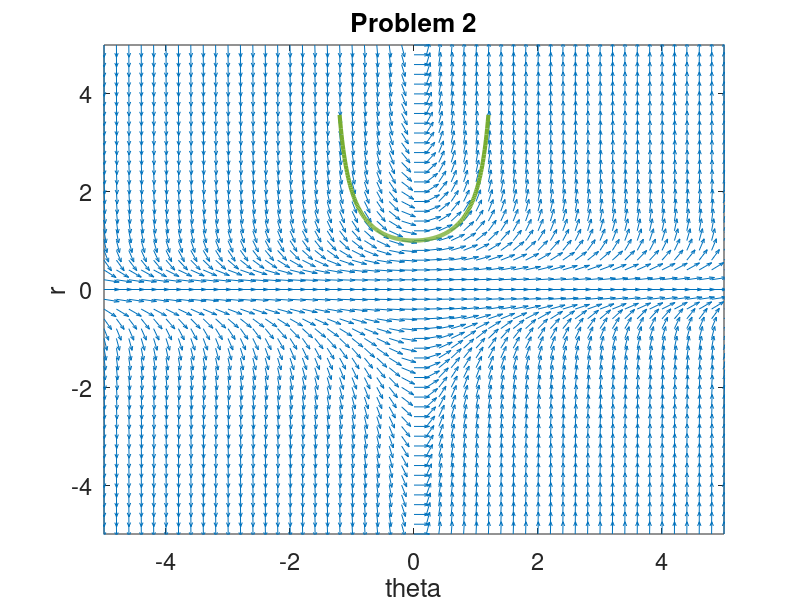

Source code (MATLAB):
clear;

%set up the space
yvec = -5: .2 : 5; 
tvec = -5: .2 : 5;
[t,y] = meshgrid(tvec,yvec);

%set up function
delt = ones(size(t));
dely = (y.^2).*t;

%This is a comment
fact = sqrt(delt.^2+dely.^2);
delt = delt./fact;
dely = dely./fact;
quiver(t,y,delt,dely);

%print out the contour map
hold on;
constant = -1;
t = -1.2: .01: 1.2;
y = -2./(t.^2+2*constant);
plot(t,y,'LineWidth',3);

%set up graph ++fancy
set(gca,'FontSize',17);
axis([-5,5,-5,5])
xlabel('theta');
ylabel('r');
title('Problem 2')